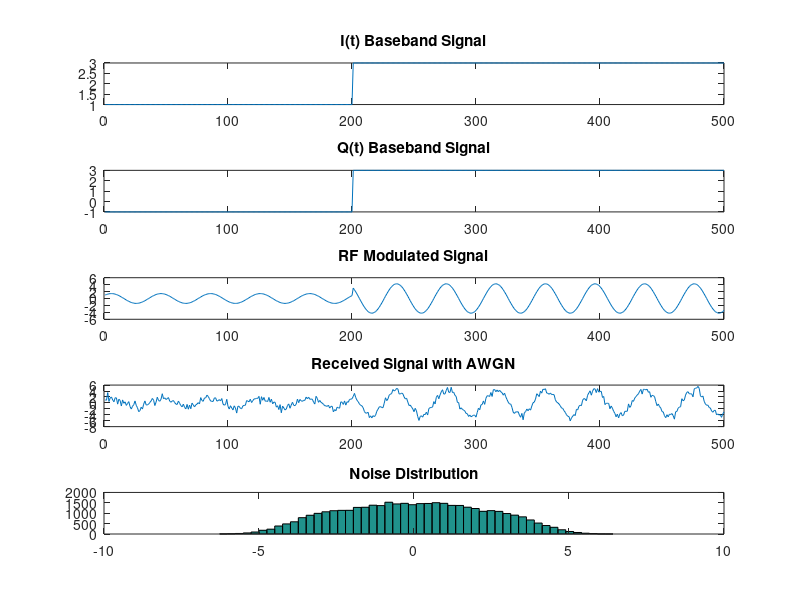
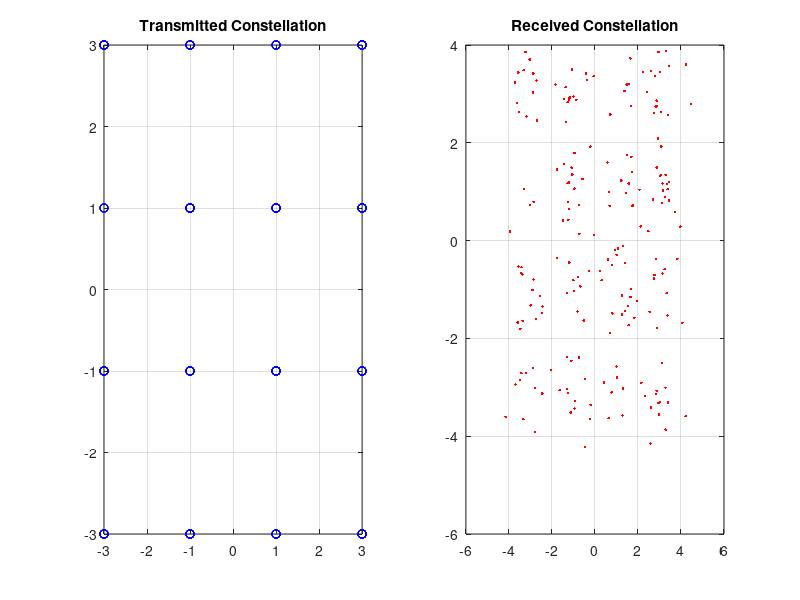

Recreate these plots in MATLAB, in order.
clear all
close all
clc

%% PARAMETERS (CHANGE THESE)

modType = "16QAM";      % BPSK / QPSK / 16QAM
numSymbols = 200;
fc = 5;
fs = 200;
Ts = 1;
SNR_dB = 10;

%% Time axis
t = 0:1/fs:Ts-1/fs;

I_signal = [];
Q_signal = [];
rf_signal = [];
symbols = [];

%% MODULATION

if strcmp(modType,"BPSK")

bits = randi([0 1],1,numSymbols);

for k=1:numSymbols

    I = 2*bits(k)-1;
    Q = 0;

    symbols = [symbols I];

    Iwave = I*ones(size(t));
    Qwave = Q*ones(size(t));

    rf = I*cos(2*pi*fc*t);

    I_signal = [I_signal Iwave];
    Q_signal = [Q_signal Qwave];
    rf_signal = [rf_signal rf];

end

elseif strcmp(modType,"QPSK")

bits = randi([0 1],1,2*numSymbols);
bits = reshape(bits,2,[]);

for k=1:numSymbols

    I = 2*bits(1,k)-1;
    Q = 2*bits(2,k)-1;

    symbols = [symbols I + 1i*Q];

    Iwave = I*ones(size(t));
    Qwave = Q*ones(size(t));

    rf = I*cos(2*pi*fc*t) - Q*sin(2*pi*fc*t);

    I_signal = [I_signal Iwave];
    Q_signal = [Q_signal Qwave];
    rf_signal = [rf_signal rf];

end

elseif strcmp(modType,"16QAM")

bits = randi([0 1],1,4*numSymbols);
bits = reshape(bits,4,[]);

for k=1:numSymbols

    b = bits(:,k);

    I = (2*b(1)+b(2))*2 - 3;
    Q = (2*b(3)+b(4))*2 - 3;

    symbols = [symbols I + 1i*Q];

    Iwave = I*ones(size(t));
    Qwave = Q*ones(size(t));

    rf = I*cos(2*pi*fc*t) - Q*sin(2*pi*fc*t);

    I_signal = [I_signal Iwave];
    Q_signal = [Q_signal Qwave];
    rf_signal = [rf_signal rf];

end

endif


%% AWGN CHANNEL

signal_power = mean(rf_signal.^2);
SNR = 10^(SNR_dB/10);
noise_power = signal_power/SNR;

noise = sqrt(noise_power)*randn(size(rf_signal));
rx = rf_signal + noise;

%% PLOTS

figure(1)

subplot(5,1,1)
plot(I_signal(1:500))
title("I(t) Baseband Signal")

subplot(5,1,2)
plot(Q_signal(1:500))
title("Q(t) Baseband Signal")

subplot(5,1,3)
plot(rf_signal(1:500))
title("RF Modulated Signal")

subplot(5,1,4)
plot(rx(1:500))
title("Received Signal with AWGN")

subplot(5,1,5)
hist(rx,50)
title("Noise Distribution")


%% CONSTELLATION

figure(2)

subplot(1,2,1)
plot(real(symbols),imag(symbols),'bo')
grid on
title("Transmitted Constellation")

rxsym = symbols + 0.5*(randn(size(symbols))+1i*randn(size(symbols)));

subplot(1,2,2)
plot(real(rxsym),imag(rxsym),'r.')
grid on
title("Received Constellation")
